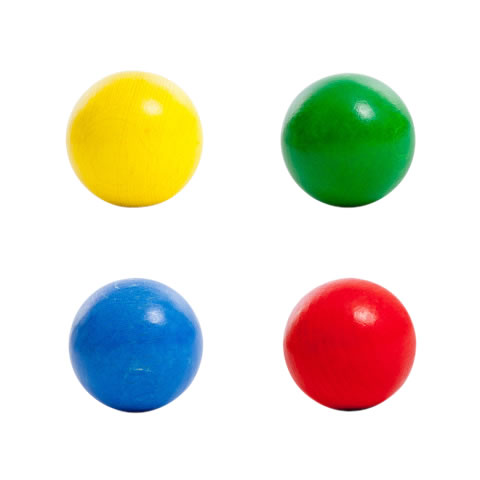
#> input picture test/ball_detection/4balls_clean.jpg, 480 x 480 px
$ python ball_detection.py   (older library calls are emulated)
#> lines starting #> are read from the running program, lines starting #| are printed output that depends on the picture; after the words box and inside, x2 and y2 are one past the last pixel; in counts of white or black regions, pixels touching at a corner belong together
### OptimizationUtils/OptimizationUtils.py
# -------------------------------------------------------------------------------
# --- IMPORTS (standard, then third party, then my own modules)
# -------------------------------------------------------------------------------
import pprint
import random
import time
from collections import namedtuple, OrderedDict
from copy import deepcopy

import matplotlib
import pandas
import cv2
import numpy as np
from colorama import Fore, Style
from pytictoc import TicToc
from numpy import inf
from scipy.optimize import least_squares, minimize
from scipy.sparse import lil_matrix

# import KeyPressManager
# from OptimizationUtils import KeyPressManager

# ------------------------
# DATA STRUCTURES   ##
# ------------------------
ParamT = namedtuple('ParamT', 'param_names idx data_key getter setter bound_max bound_min')


# [22 lines left out: functions tic, toc, tocs, not called in this run]


# ------------------------
# FUNCTION DEFINITION
# ------------------------
def addArguments(ap):
    """ Adds to an argument parser struct the list of command line arguments necessary or used by the Optimization utils

    :param ap:
    :return:
    """
    ap.add_argument("-sv", "--skip_vertices", help="skip vertices. Useful for fast testing", type=int, default=1)
    ap.add_argument("-z", "--z_inconsistency_threshold", help="threshold for max z inconsistency value", type=float,
                    default=0.05)
    ap.add_argument("-vpv", "--view_projected_vertices", help="visualize projections of vertices onto images",
                    action='store_true', default=False)
    ap.add_argument("-vo", "--view_optimization", help="...", action='store_true', default=False)
    return ap


# -------------------------------------------------------------------------------
# CLASS
# -------------------------------------------------------------------------------

# data_models = []


class Optimizer:

    def __init__(self):
        """
        Initializes class properties with default values.
        """

        self.data_models = {}  # a dict with a set of variables or structures to be used by the objective function
        # groups of params an ordered dict where key={name} and value = namedtuple('ParamT')
        self.groups = OrderedDict()

        self.optimization_method = 'least_squares' # the default one
        self.x = []  # a list of floats (the actual parameters)
        self.x0 = []  # the initial value of the parameters
        self.xf = []  # the final value of the parameters

        self.residuals = OrderedDict()  # ordered dict: key={residual} value = [params that influence this residual]
        self.sparse_matrix = None
        self.result = None  # to contain the optimization result
        self.objective_function = None  # to contain the objective function
        # self.visualization_function = None
        self.first_call_of_objective_function = True

        self.data_models['status'] = {'is_iteration': False, 'num_iterations': 0, 'num_function_calls': 0,
                                      'num_function_calls_per_iteration': None, }
        # used to assess how many auxiliary iterations are called before each core iteration #https://github.com/miguelriemoliveira/OptimizationUtils/issues/68

        # Visualization stuff
        self.vis_function_handle = None  # to contain a handle to the visualization function
        self.vis_niterations = 1  # call visualization function every nth iterations.
        self.always_visualize = False
        self.internal_visualization = True
        self.tictoc = TicToc()

        print('\nInitializing optimizer...')

    # ---------------------------
    # Optimizer configuration
    # ---------------------------
    # [155 lines left out: functions addDataModel, pushParamScalar, pushParamV3, pushParamVector, pushResidual, setObjectiveFunction, not called in this run]

    def setInternalVisualization(self, internal_visualization):
        self.internal_visualization = internal_visualization

    # [18 lines left out: function setVisualizationFunction, not called in this run]

    # ---------------------------
    # Optimization methods
    # ---------------------------
    def callObjectiveFunction(self):
        """ Just an utility to call the objective function once. """
        return self.internalObjectiveFunction(self.x)

    # [352 lines left out: functions internalObjectiveFunction, errorDictToList, startOptimization, getNumberOfFunctionCallsPerIteration, finalOptimizationReport, addNoiseToX and 9 more, not called in this run]

    def printModelsInfo(self):
        """ Prints information about the currently configured models """
        print('There are ' + str(len(self.data_models)) + ' data models stored: ' + str(self.data_models))

    # [95 lines left out: functions printXAndModelsInfo, printResiduals, printSparseMatrix, drawResidualsFigure, drawErrorEvolutionFigure, not called in this run]

### test/ball_detection/ball_detection.py
#!/usr/bin/env python
"""
This code shows how the optimizer class may be used for changing the colors of a set of images so that the average
color in all images is very similar. This is often called color correction.
The OCDatasetLoader is used to collect data from a OpenConstructor dataset
"""

# -------------------------------------------------------------------------------
# --- IMPORTS (standard, then third party, then my own modules)
# -------------------------------------------------------------------------------
import argparse  # to read command line arguments
import math
import sys

import numpy as np
from functools import partial
import matplotlib.pyplot as plt
import OptimizationUtils.OptimizationUtils as OptimizationUtils
import OptimizationUtils.KeyPressManager as KeyPressManager
import cv2
import copy

# -------------------------------------------------------------------------------
# --- FUNCTIONS
# -------------------------------------------------------------------------------


# -------------------------------------------------------------------------------
# --- MAIN
# -------------------------------------------------------------------------------
from OptimizationUtils import utilities
from numpy import inf


class Ball:
    def __init__(self, radius, x, y):
        self.radius = radius
        self.x = x
        self.y = y

        self.xs = []
        self.ys = []

        self.nxs = []
        self.nys = []


class Canny:
    def __init__(self, x, y):
        self.x = x
        self.y = y


if __name__ == "__main__":

    image = cv2.imread('4balls_clean.jpg')
#> image is the input picture: shape (480, 480, 3); mean B, G, R 210.6, 223.4, 224.6

    # cv2.waitKey(0)
    # ---------------------------------------
    # --- Parse command line argument
    # ---------------------------------------

    # It will be the number of polynomial degree
    # for now, i will work with 4

    ap = argparse.ArgumentParser()
    ap = OptimizationUtils.addArguments(ap)  # OptimizationUtils arguments
    args = vars(ap.parse_args())
    print(args)

    # ---------------------------------------
    # --- INITIALIZATION
    # ---------------------------------------
    # ball = Ball(radius=500,x=image.shape[1]/2,y=image.shape[0]/2)
    ball1 = Ball(radius=70, x=image.shape[1] / 4, y=image.shape[0] / 4)
    ball2 = Ball(radius=70, x=image.shape[1] / 4, y=3 * image.shape[0] / 4)
    ball3 = Ball(radius=70, x=3 * image.shape[1] / 4, y=3 * image.shape[0] / 4)
    ball4 = Ball(radius=70, x=3 * image.shape[1] / 4, y=image.shape[0] / 4)
    canny = Canny(x=100, y=200)

    edges = cv2.Canny(image, canny.x, canny.y)
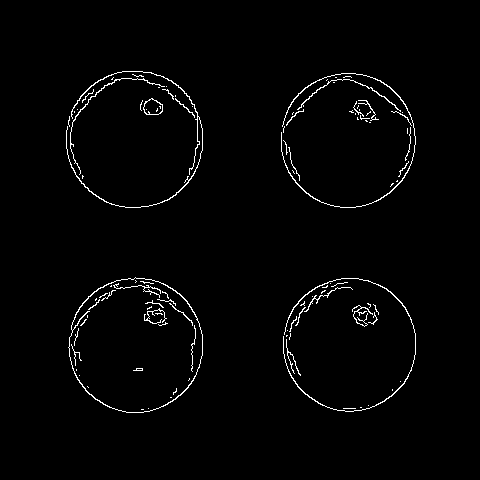
#> edges: shape (480, 480); 1.8% white in thin lines or dots, all inside (x1, y1, x2, y2) = (66, 71, 416, 413)
    # cv2.imshow('edges', edges)

    angles = (np.linspace(0, np.pi * 2, 100)).tolist()

    # ---------------------------------------
    # --- Setup Optimizer
    # ---------------------------------------
    print('Initializing optimizer')
#> (the run stopped early here; a loop or call above may not have finished)

$ run again, with test/ball_detection/clean_ball.jpg copied over test/ball_detection/4balls_clean.jpg
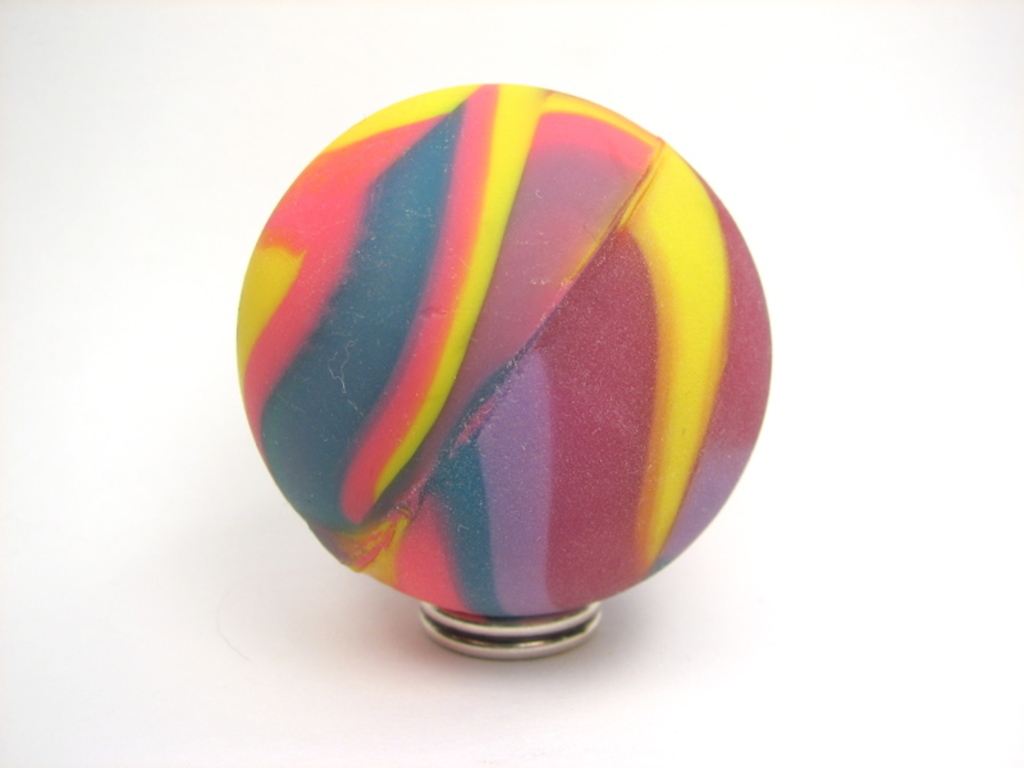
#> input picture test/ball_detection/clean_ball.jpg, 1024 x 768 px
#> image is the input picture: shape (768, 1024, 3); mean B, G, R 204, 210.6, 226.3
#> `edges = cv2.Canny(image, canny.x, canny.y)`:
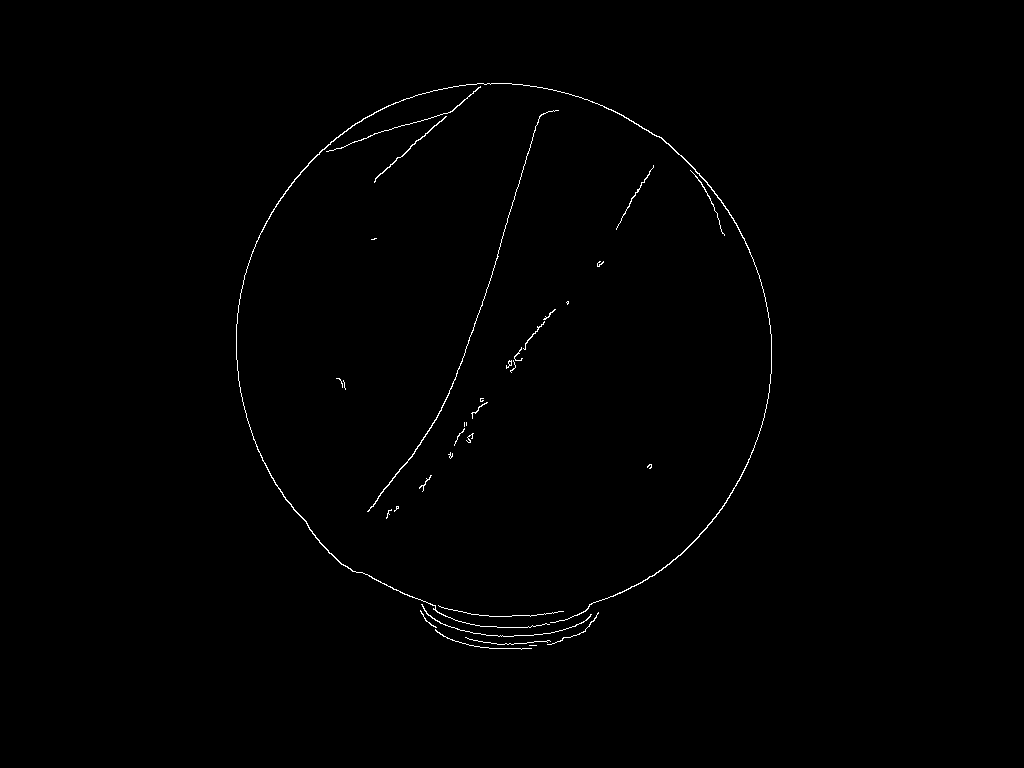
#> edges: shape (768, 1024); 0.51% white in thin lines or dots, all inside (x1, y1, x2, y2) = (236, 83, 772, 650)
